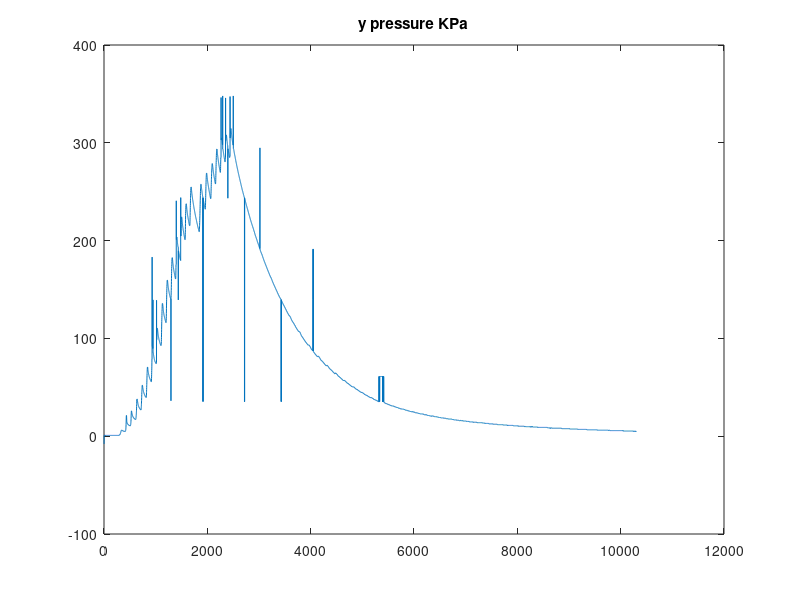
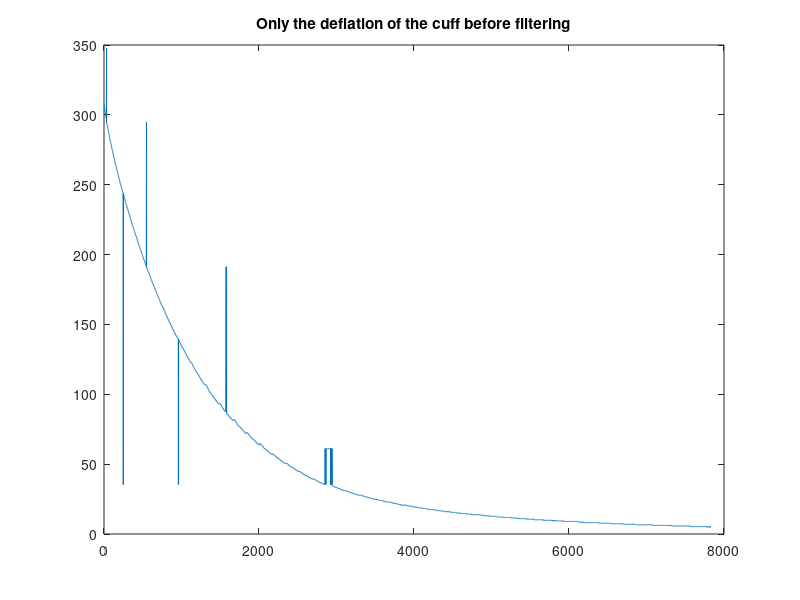

The MATLAB source for these figures, in order: (Note: this script raises an error after producing the figures.)
clear all
close all

x2=csvread('bp-joao-1.csv');



y_p1_o=abs(x2(:,2)-255);
x_p1=x2(:,1);
% figure(1)
% plot(y_p1_o,'o')
% title('Y')
% figure(2)
% plot(x_p1,'o')
% title('X')
y_p1=medfilt1(y_p1_o,10);       




y_p1_converted=zeros(size(y_p1));
for i=1:length(y_p1)
    
    x=0;
    if (x_p1(i)==1)
        x=2^8;
    elseif (x_p1(i)==2)
        x=2^9;
    elseif (x_p1(i)==3)
        
        x=2^8+2^9;
    end
    
    y_p1_converted(i)=y_p1(i)+x;
    
end
% figure(6)
% plot(y_p1_converted,'o')
% title('bits')

 y_p1_volts=y_p1_converted.*5./1024;
 
 vs=5;

 y_pressure=(y_p1_volts./vs-0.04)./0.018;

 y_pressure_mm_hg=y_pressure*7.5;
% figure(7)
% plot(y_p1_volts)
% title('y volts')
% 
% figure(8)
% plot(y_pressure)
% title('y pressure KPa')

figure(9)
plot(y_pressure_mm_hg)
title('y pressure KPa')

figure(10)
y_pressure_mm_hg = y_pressure_mm_hg(2471:length(y_pressure_mm_hg));
plot(y_pressure_mm_hg)
title('Only the deflation of the cuff before filtering')

figure(11)
y_pressure_mm_hg_fft = fft(y_pressure_mm_hg);
plotf(y_pressure_mm_hg_fft,256,100) %randomly chose 256 as the sampling frequency
title('Specturm of Deflation pressure')

figure(12)
y_pressure_mm_hg_detrend = detrend(y_pressure_mm_hg);
plot(y_pressure_mm_hg_detrend)
title('Detrend Signal')

figure(13)
y_pressure_mm_hg_detrend_lowpass = lpfilter(y_pressure_mm_hg_detrend, 6,256,10);
plot(y_pressure_mm_hg_detrend_lowpass)
title('Detrend & low pass filtered Signal')

figure(14)
y_pressure_mm_hg_detrend_lowpass_fft = fft(y_pressure_mm_hg_detrend_lowpass);
plotf(y_pressure_mm_hg_detrend_lowpass_fft,256,100)
title('Specturm of Deflation pressure without DC and low passed')

figure(15)
y_pressure_mm_hg_detrend_bandpass = bpfilter(y_pressure_mm_hg_detrend, 6,256,1,40);
y_pressure_mm_hg_detrend_bandpass_fft = fft(y_pressure_mm_hg_detrend_bandpass);
plotf(y_pressure_mm_hg_detrend_bandpass_fft,256,100)
title('Specturm of Deflation pressure without DC and band passed')

figure(16)
plot(y_pressure_mm_hg_detrend_bandpass)
title('Detrend & band pass filtered Signal')

% y_pressure_mm_hg_detrend_filter = bpfilter(y_pressure_mm_hg_detrend,6,256,1, 100);
% y_pressure_mm_hg_fft_detrend = fft(y_pressure_mm_hg_detrend_filter);
% plotf(y_pressure_mm_hg_fft_detrend,256,100)
% title('Specturm of Deflation pressure without DC and low frequencies')
% 
% 
% 
% figure(13)
% 
% plot(y_pressure_mm_hg_detrend)
% title('Filtered Signal')



